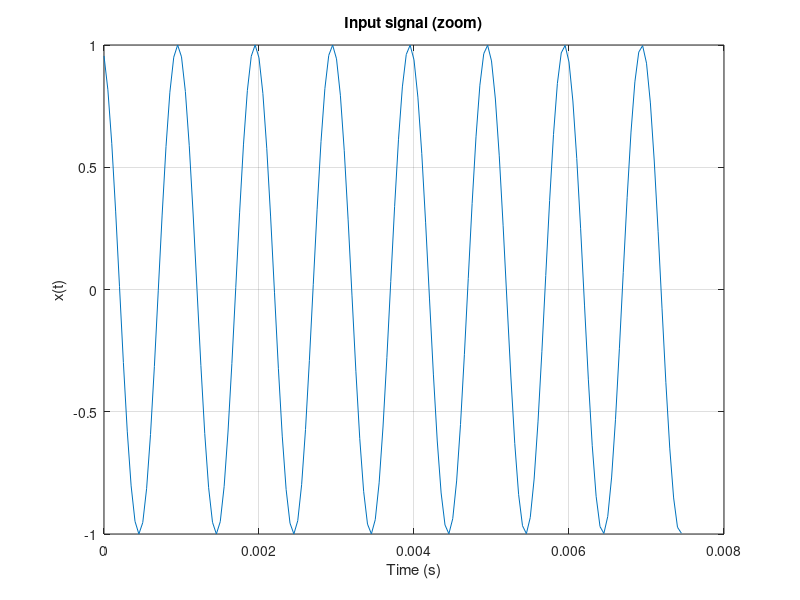
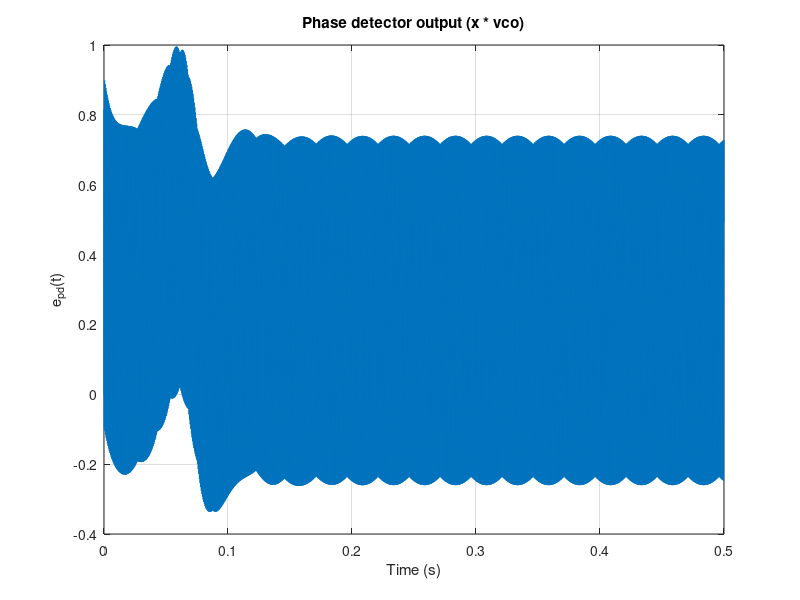
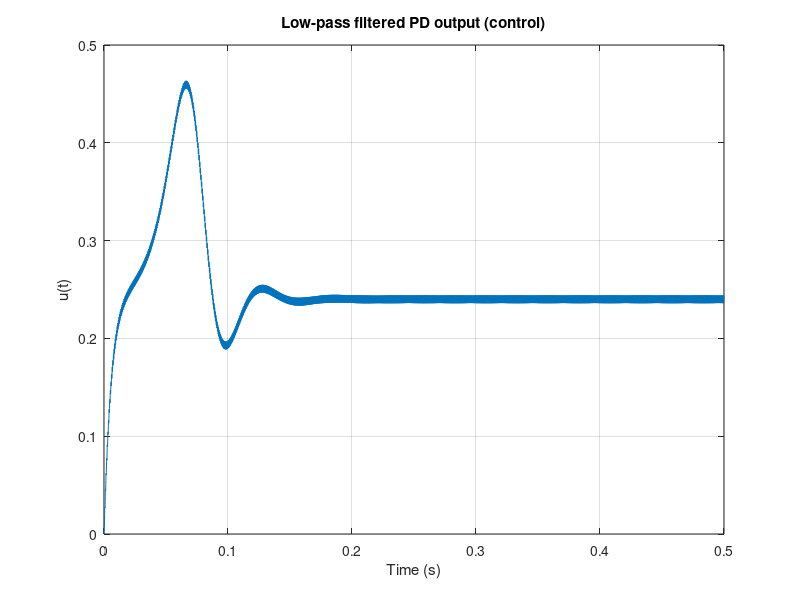
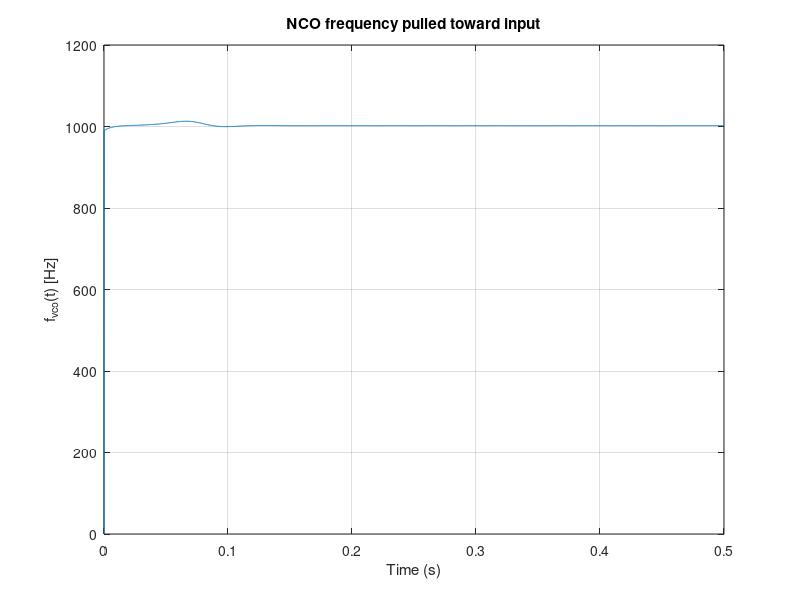

Source code (MATLAB) for these figures, in order:
%%PLL demo (multiplier phase detector + LPF + NCO/VCO)
clear; close all; clc;

%%1) Setup: sampling, input signal (slowly varying / almost constant)

fs = 20e3;                 % sample rate (Hz)
T  = 0.5;                  % duration (s)
t  = (0:1/fs:T-1/fs).';

f0 = 1000;                 % nominal input frequency (Hz)
df = 2;                    % small frequency offset (Hz) -> "not changing fast"
fin = f0 + df;             % you can later make this slowly time-varying

phi_in0 = 0.3;             % initial phase offset (rad)
x = cos(2*pi*fin*t + phi_in0);   % input/reference

figure('Name','Input signal');
plot(t(1:150), x(1:150));
xlabel('Time (s)'); ylabel('x(t)'); grid on; title('Input signal (zoom)');

%%2) VCO/NCO block: start near the right frequency but with some error
f_vco0 = 990;              % initial VCO frequency guess (Hz)
phi_vco = 0;               % VCO phase accumulator (rad)

% NCO gain: how strongly control signal shifts frequency
Kvco = 50;                % Hz per 1 "control unit" (tuning knob)

% Preallocate
N = numel(t);
y_vco  = zeros(N,1);       % VCO output
f_vco  = zeros(N,1);       % instantaneous VCO frequency (Hz)

%%3) Phase detector: multiplier (mixer)
% PD output: e = x * y_vco
e_pd = zeros(N,1);

%%4) Loop filter: 1st-order low-pass (IIR)
% u[n] = (1-a)*e_pd[n] + a*u[n-1]
% smaller a -> wider bandwidth (faster lock), larger a -> smoother (slower)
a = 0.995;                 % tuning knob
u = zeros(N,1);            % filter output (control signal)

%%5) Run PLL
for n = 2:N
    % VCO output at current phase
    y_vco(n) = cos(phi_vco);

    % Phase detector (multiplier)
    e_pd(n) = x(n) * y_vco(n);

    % Loop low-pass filter
    u(n) = (1-a)*e_pd(n) + a*u(n-1);

    % Update VCO frequency from control
    f_vco(n) = f_vco0 + Kvco * u(n);

    % Integrate phase (NCO)
    phi_vco = phi_vco + 2*pi*(f_vco(n)/fs);

    % Keep phase bounded for numerical neatness
    if phi_vco > 1e5
        phi_vco = mod(phi_vco, 2*pi);
    end
end

%%6) Visualize each block's signal (what each part is doing)
% PD output contains a high-frequency term and a low-frequency term.
figure('Name','Phase detector output');
plot(t, e_pd); grid on;
xlabel('Time (s)'); ylabel('e_{pd}(t)'); title('Phase detector output (x * vco)');

figure('Name','Loop filter output (control)');
plot(t, u); grid on;
xlabel('Time (s)'); ylabel('u(t)'); title('Low-pass filtered PD output (control)');

figure('Name','VCO frequency');
plot(t, f_vco); grid on;
xlabel('Time (s)'); ylabel('f_{vco}(t) [Hz]'); title('NCO frequency pulled toward input');

%%7) "Are we locked?" check: phase error estimate (simple, visual)
% For a multiplier PLL with cosine signals, after LPF:
% u ~ 0.5*cos(phase_error) (plus scaling). Not linear, but good for intuition.
figure('Name','Compare input vs NCO (zoom)');
idx = 1:3000;
plot(t(idx), x(idx)); hold on; plot(t(idx), y_vco(idx));
grid on; xlabel('Time (s)'); ylabel('Amplitude');
legend('Input x','VCO y'); title('Input vs NCO (zoom)');
